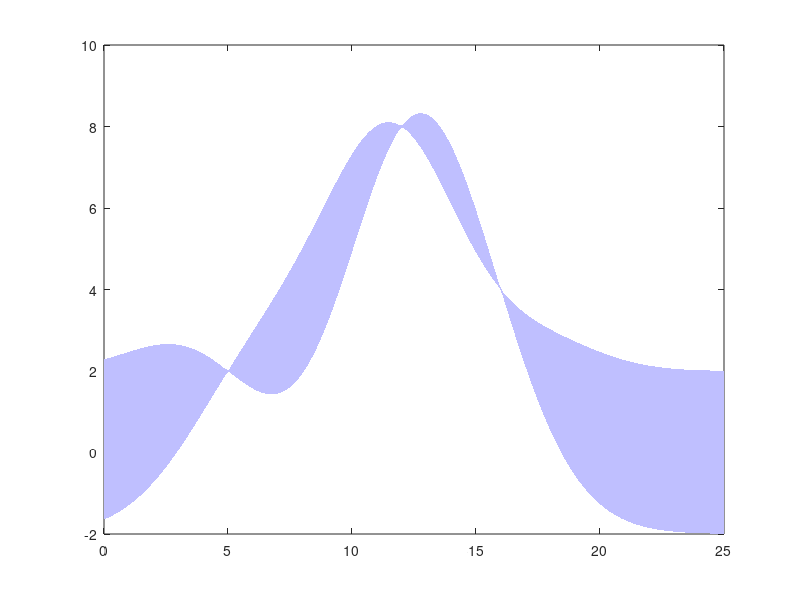

MATLAB code for this plot: (Note: this script raises an error after producing the figure.)
% A simple cartoon of Bayesian Monte Carlo.
%
% David Duvenaud
% February 2012
% ===========================


function bmc_intro


col_width = 8.25381;  % ICML double column width in cm.
lw = .5;  % line width
N = 200;
xrange = linspace( 0, 25, N )';

% Choose function sample points.
function_sample_points = [ 5 12 16 ];
y = [ 2 8 4]';


% Model function with a GP.
% =================================

% Define quadrature hypers.
quad_length_scale = 2;
quad_kernel = @(x,y)exp( -0.5 * ( ( x - y ) .^ 2 ) ./ exp(quad_length_scale) );
quad_kernel_dl = @(x,y)( -0.5 * ( ( x - y ) .^ 2 ) .* quad_kernel(x, y) ) ./ exp(quad_length_scale);
quad_kernel_at_data = @(x)(bsxfun(quad_kernel, x, function_sample_points));
quad_kernel_dl_at_data = @(x)(bsxfun(quad_kernel_dl, x, function_sample_points));
quad_noise = 1e-6;

% Perform GP inference to get posterior mean function.
K = bsxfun(quad_kernel, function_sample_points', function_sample_points ); % Fill in gram matrix
C = inv( K + quad_noise^2 .* diag(N) ); % Compute inverse covariance
weights = C * y;  % Now compute kernel function weights.
posterior = @(x)(bsxfun(quad_kernel, function_sample_points, x) * weights); % Construct posterior function.
posterior_variance = @(x)(bsxfun(quad_kernel, x, x) - diag((bsxfun(quad_kernel, x, function_sample_points) * C) * bsxfun(quad_kernel, function_sample_points, x)'));
K_dl = bsxfun(quad_kernel_dl, function_sample_points, function_sample_points');
dmu_dl = @(x)( ( quad_kernel_dl_at_data(x) * C - quad_kernel_at_data(x) * C * K_dl * C )) * y;  % delta in the mean function vs delta in lengthscale.


% Plot posterior variance.
clf;
edges = [posterior(xrange)+2*sqrt(posterior_variance(xrange)); flipdim(posterior(xrange)-2*sqrt(posterior_variance(xrange)),1)];
hc1 = fill([xrange; flipdim(xrange,1)], edges, [6 6 8]/8, 'EdgeColor', 'none'); hold on;

[h,g] = crosshatch_poly([xrange; flipdim(xrange,1)], [posterior(xrange); zeros(size(xrange))], -30, 1, ...
    'linestyle', '-', 'linecolor', [ 0 .8 0 ], 'linewidth', lw, 'hold', 1);
fill( [xrange; flipdim(xrange,1)], [posterior(xrange); 10.*ones(size(xrange))], [ 1 1 1], 'EdgeColor', 'none');

edges = [posterior(xrange)+2*sqrt(posterior_variance(xrange)); flipdim(posterior(xrange),1)];
hc1 = fill([xrange; flipdim(xrange,1)], edges, [6 6 8]/8, 'EdgeColor', 'none'); hold on;


h1 = plot( xrange, posterior(xrange), 'b-', 'Linewidth', lw); hold on;
h2 = plot( function_sample_points, y, 'kd', 'Marker', '.', ...
 'MarkerSize', 5, 'Linewidth', lw );
 %'Color', [0.6 0.6 0.6]..

% Add axes, legend, make the plot look nice, and save it.
xlim( [xrange(1) - 0.04, xrange(end)]);
ylim( [ -8 10] );
legend( [h2 h1 hc1 g(1)], {'samples', 'posterior mean', 'posterior variance', 'expected area'}, 'Location', 'SouthEast', 'Fontsize', 6);
set( gca, 'XTick', [] );
set( gca, 'yTick', [] );
set( gca, 'XTickLabel', '' );
set( gca, 'yTickLabel', '' );
xlabel( '$x$' );
ylabel( '$\ell(x)$\qquad' );
set(get(gca,'XLabel'),'Rotation',0,'Interpreter','latex', 'Fontsize', 8);
set(get(gca,'YLabel'),'Rotation',0,'Interpreter','latex', 'Fontsize', 8);
set(gca, 'TickDir', 'out')
set(gca, 'Box', 'off');
set(gcf, 'color', 'white');
set(gca, 'YGrid', 'off');
legend boxoff

set_fig_units_cm( col_width, 4 );
matlabfrag('~/Dropbox/papers/sbq-paper/figures/bmc_intro');
%savepng('int_hypers');
%saveeps('int_hypers');

end


